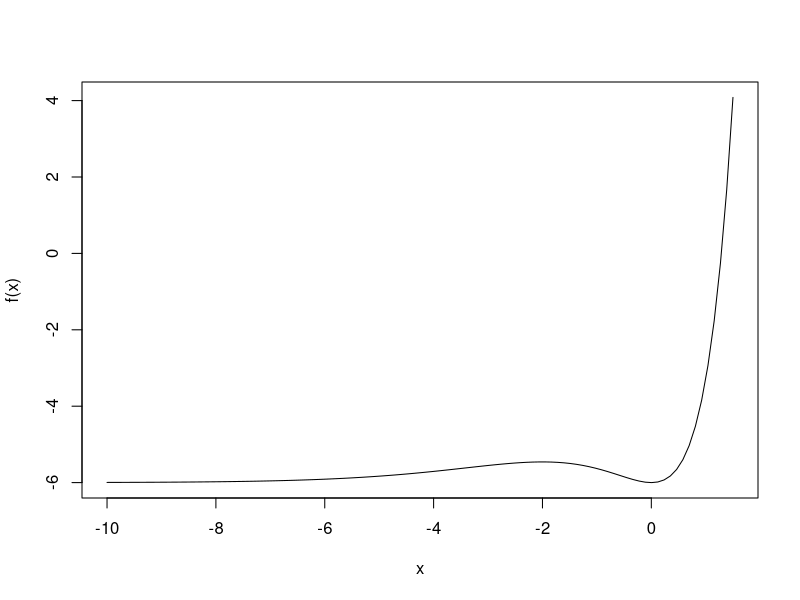

The R source for this figure:
##Optim_aplicacoes

## Função de otimização - da ultima aula
nr.optim = function(x0,f1,f2,epslon=0.0001,...){
  cc = 1
  conta = 0
  x0 = matrix(x0,ncol=1)
  z = x0
  
  while(cc>epslon && conta<1000){
    x1 = x0 - solve(f2(x0,...))%*%(f1(x0,...))
    cc = sum((x1-x0)^2)
    x0 = x1
    conta=conta+1
    z = cbind(z,x1)
  }
  rownames(z) = paste("x",1:nrow(x0),sep="")
  colnames(z) = paste("i",1:(conta+1),sep="")
  list("arg.ot"=x0,"seq.ot"=z)  
}

################################################
## Exercicio 1 - Otimização com restrições
################################################
f = function(x) x^3*exp(-x)*(x>0)/6

f1 = function(x){
  x = abs(x)+0.01     ## Transforma o x em algo positivo
  (3/x - 1)*(x>0)
}

f2 = function(x){ 
  x = abs(x)+0.01
  (-3/x^2)*(x>0)
}


ot5 = nr.optim(x0=6,f1,f2)
resp = abs(ot5$arg) + 0.01  # importante fazer isso.

################################################
## Exercicio 2 - Otimização com restrições
################################################


f = function(x){ 
  x = exp(x)/(1+exp(x))
  3*x^2*(1-x)*(x>0)*(x<1)
}

f1 = function(x){ 
  x = exp(x)/(1+exp(x))
  6*x-9*x^2*(x>0)*(x<1)
}

f2 = function(x){ 
  x = exp(x)/(1+exp(x))
  (6-18*x)*(x>0)*(x<1)
}
ot7 = nr.optim(x0=0.1,f1,f2)
resp = exp(ot7$arg.ot)/(1+exp(ot7$arg.ot))

################################################
## Método Secante
################################################


sec.optim = function(x0,x1,f,...){
  cc = 1
  conta = 0
  x0 = matrix(x0,ncol=1)
  x1 = matrix(x1,ncol=1)
  z = cbind(x0,x1)
  while(cc>0.0001){
    x2 = x1 - (x1-x0)*f(x1,...)/(f(x1,...)-f(x0,...))
    cc = sum((x2-x1)^2)
    x0 = x1
    x1 = x2
    conta=conta+1
    z = cbind(z,x2)
  }
  rownames(z) = paste("x",1:nrow(x0),sep="")
  colnames(z) = paste("i",1:(conta+2),sep="")
  list("arg.ot"=x2,"seq.ot"=z)  
}

f = function(x) exp(x)*x^2-6
curve(f, -10, 1.5)
res = sec.optim(2,3,f)
res
f(res$arg.ot)
